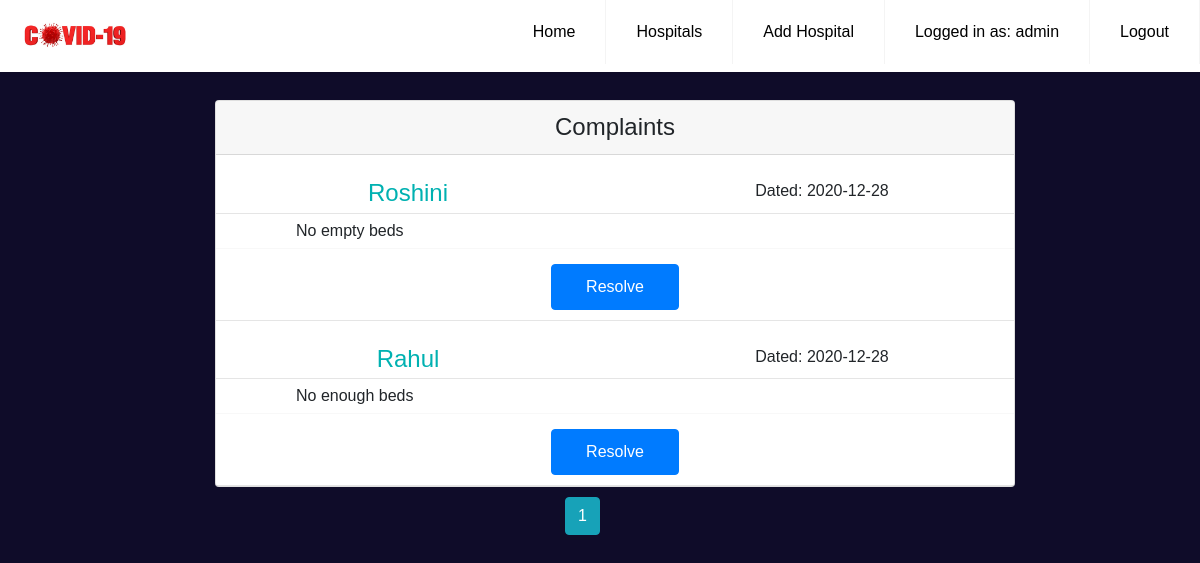
Page /complaint (signed in) on the earlier database version.
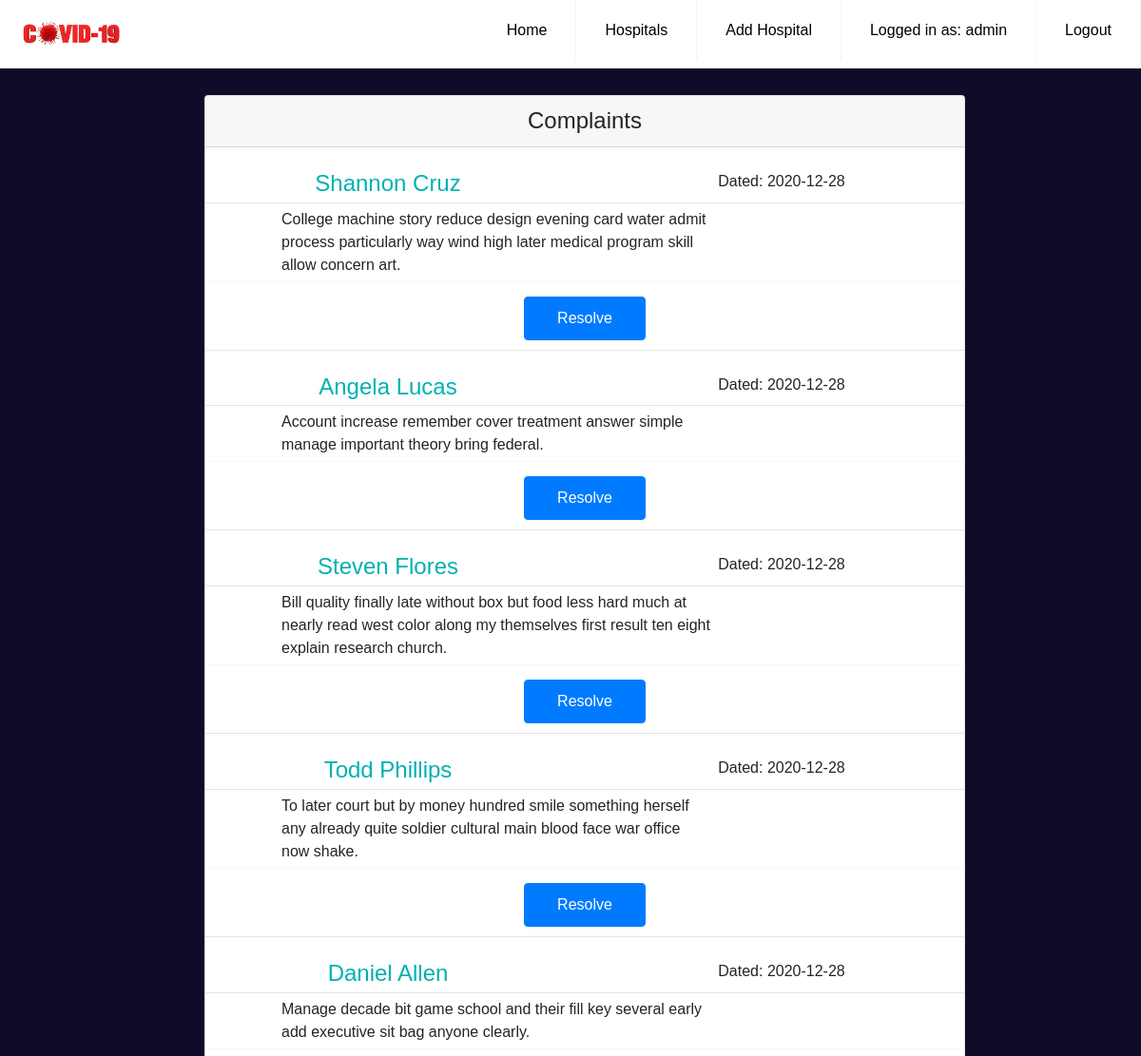
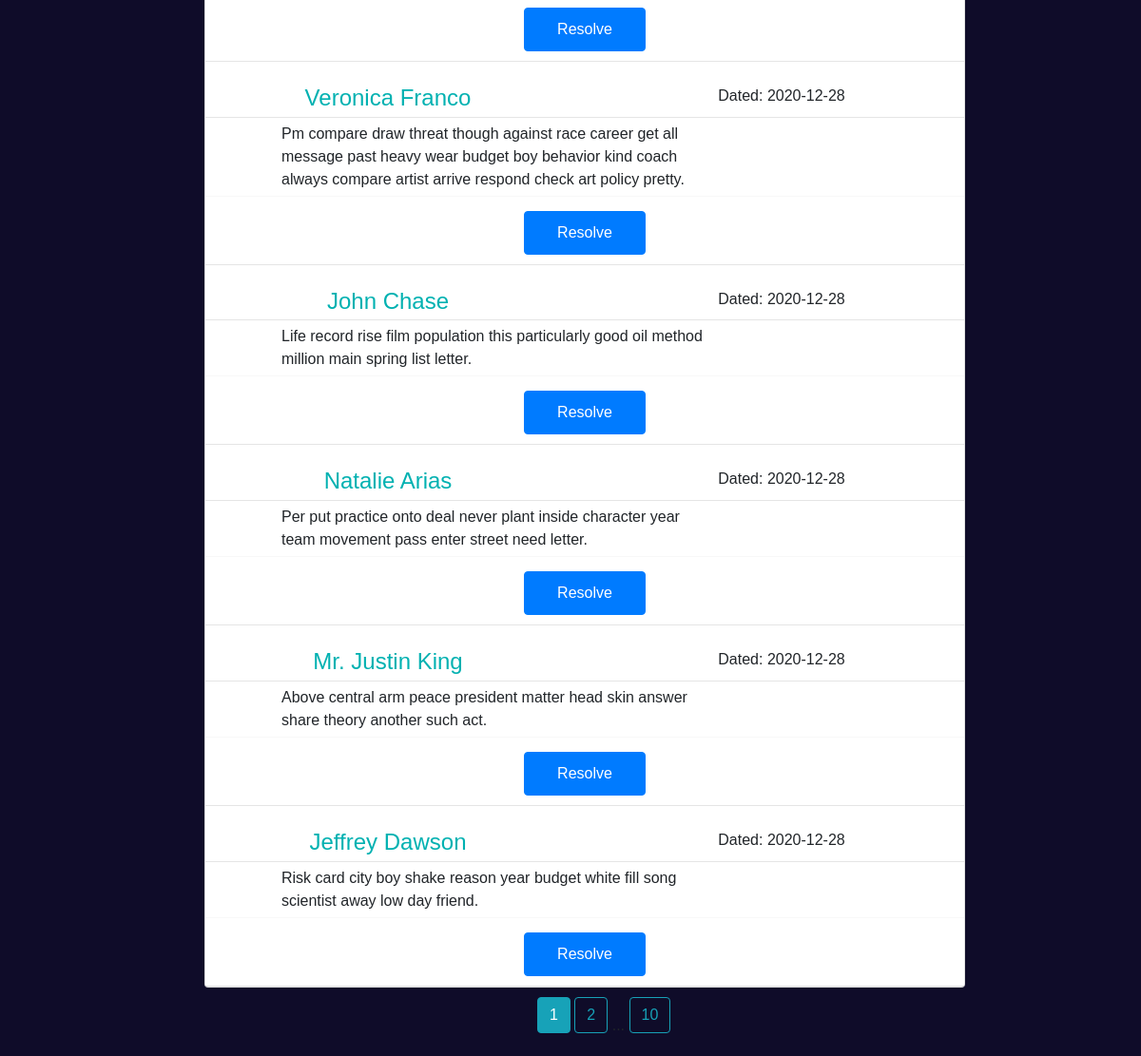
Same page on the later database version (2 pictures, top to bottom).
### models.py (models this page shows, shortened)
class Contact(db.Model):
    __tablename__ = "contact"
    id = db.Column(db.Integer, primary_key=True)
    name = db.Column(db.String(100), nullable=False)
    date_posted = db.Column(db.DateTime, nullable=False,
                            default=datetime.utcnow)
    content = db.Column(db.Text, nullable=False)
    phone = db.Column(db.Integer, nullable=False)

### app.py (the view)
@app.route('/complaint')
@login_required
def complaint():
    page = request.args.get('page', 1, type=int)
    clist = Contact.query.order_by(Contact.date_posted.desc()).paginate(per_page=10, page=page)
    return render_template('complaint.html', clist=clist, title="Complaint Section")

### models.py (called while the page is built)
@login.user_loader
def load_user(id):
    return User.query.get(int(id))

### templates/complaint.html (shortened to what this page needs)
  {% extends 'base.html' %}
  {% block navbar %}
<li><a href="{{ url_for('hospital') }}">Hospitals</a></li>
<li><a href="{{ url_for('addhospital') }}">Add Hospital</a></li>
{% if current_user.is_authenticated and current_user.role == "admin" %}
<li><a href="#">Logged in as: {{current_user.name}}</a></li>
<li><a href="{{ url_for('logout') }}">Logout</a></li>
{% endif %}
{% endblock %}
  {% block content %}
    <div class="profile__header">
        <div class="container profile__container">
            <div class="card">
                <div class="card-header">  <h4 >Complaints</h4></div>
                {% for complaint in clist.items %}
                <br>
                    <div class="title row">
                        <h4 style="color:#00b1b1;" class="col">{{ complaint.name.title() }} </h4>
                        <span class="col"><p>Dated: {{ complaint.date_posted.strftime('%Y-%m-%d') }}</p></span>
                    </div>
                    <hr style="margin:5px 0 5px 0;">
                      <div class="row">
                            <div class="col-sm-7 col-xs-6 complaint">{{ complaint.content }}</div>
                      </div>
                    <div class="bot-border"></div>
                    <div class="row">
                        <a type="button" class="btn btn-primary col" id="patient__button" href="{{ url_for('resolvecomplaint', complaint_id=complaint.id) }}">Resolve</a>
                    </div>
                    <hr>
                  {% endfor %}
   </div>
           <div class="pagination_content">
             {% for page_num in clist.iter_pages(left_edge=1, right_edge=1, left_current=1, right_current=2) %}
            {% if page_num %}
                {% if clist.page == page_num %}
                  <a class="btn btn-info mb-4" href="{{ url_for('complaint', page=page_num) }}">{{ page_num }}</a>
                {% else %}
                  <a class="btn btn-outline-info mb-4" href="{{ url_for('complaint', page=page_num) }}">{{ page_num }}</a>
                {% endif %}
            {% else %}
              ...
            {% endif %}
          {% endfor %}
           </div>
        </div>
    </div>
  {% endblock content %}

Differences in the rows shown:
no longer on this page (row edited): Contact: name "Roshini", date_posted "2020-12-28", content "No empty beds"
no longer on this page (row edited): Contact: name "Rahul", date_posted "2020-12-28", content "No enough beds"
added Contact: name "Shannon Cruz", date_posted "2020-12-28", content "College machine story reduce design evening card water admit process particularly way wind high later medical program skill allow concern art."
added Contact: name "Angela Lucas", date_posted "2020-12-28", content "Account increase remember cover treatment answer simple manage important theory bring federal."
added Contact: name "Steven Flores", date_posted "2020-12-28", content "Bill quality finally late without box but food less hard much at nearly read west color along my themselves first result ten eight explain research church."
added Contact: name "Todd Phillips", date_posted "2020-12-28", content "To later court but by money hundred smile something herself any already quite soldier cultural main blood face war office now shake."
added Contact: name "Daniel Allen", date_posted "2020-12-28", content "Manage decade bit game school and their fill key several early add executive sit bag anyone clearly."
added Contact: name "Veronica Franco", date_posted "2020-12-28", content "Pm compare draw threat though against race career get all message past heavy wear budget boy behavior kind coach always compare artist arrive respond check art policy pretty."
added Contact: name "John Chase", date_posted "2020-12-28", content "Life record rise film population this particularly good oil method million main spring list letter."
added Contact: name "Natalie Arias", date_posted "2020-12-28", content "Per put practice onto deal never plant inside character year team movement pass enter street need letter."
added Contact: name "Mr. Justin King", date_posted "2020-12-28", content "Above central arm peace president matter head skin answer share theory another such act."
added Contact: name "Jeffrey Dawson", date_posted "2020-12-28", content "Risk card city boy shake reason year budget white fill song scientist away low day friend."
Other differences:
new list line: "2"
new list line: "10"
